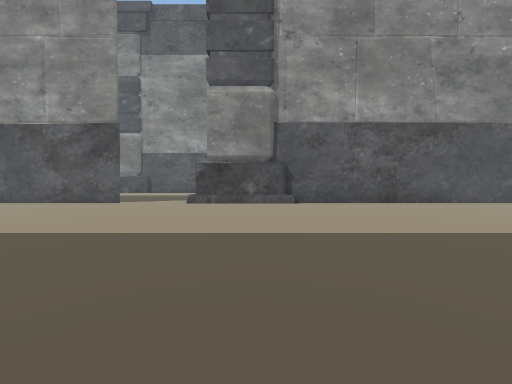
View 1 (above)

23 first-person views from a walk through a scene from a Unity 3-D project. The camera is 1.3 m above the floor, tilts 2° down and sees 90° across. The floor is counted in squares, 2 m on a side. Each view is taken from the middle of a square. On the plan, view 1 faces up. The plan holds only what a view shows up to about 9 squares ahead; the rest is blank. The place goes on beyond the plan. The player character is not drawn. Some animated figures are not drawn.

View 2
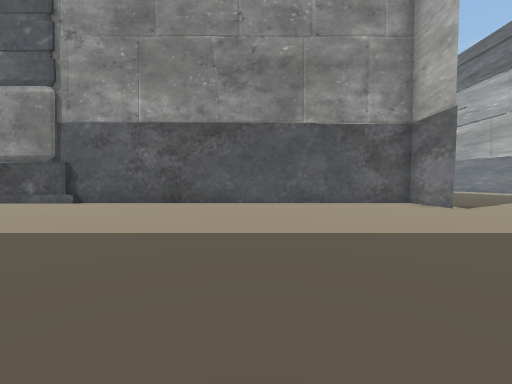

View 3
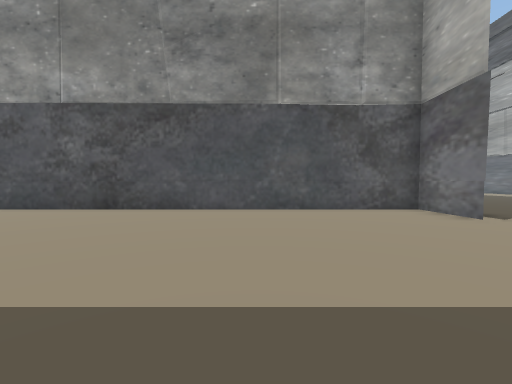

View 4
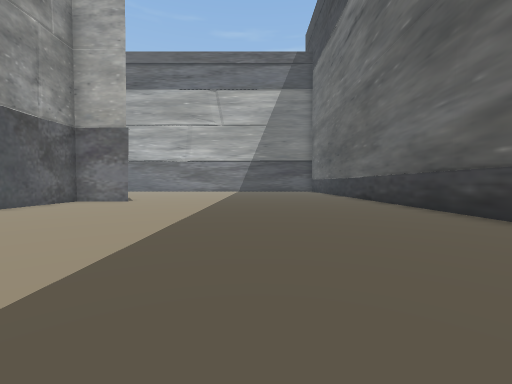

View 5
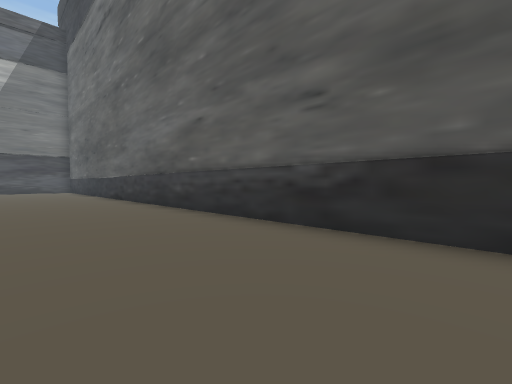

View 6
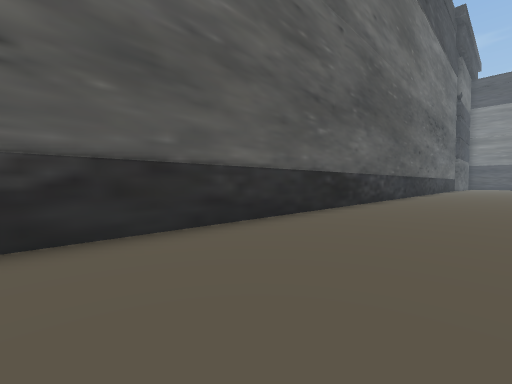

View 7
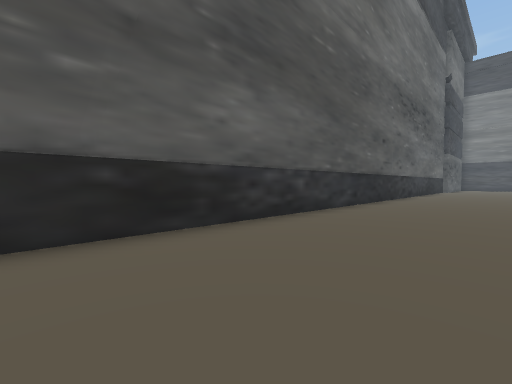

View 8
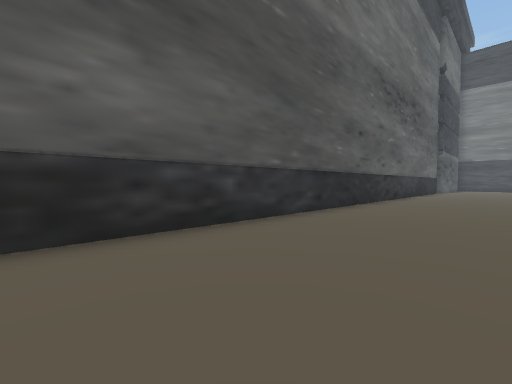

View 9
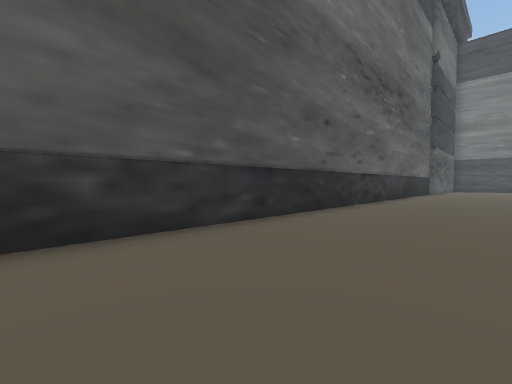

View 10
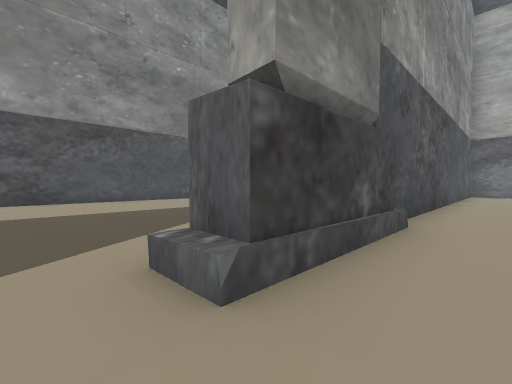

View 11
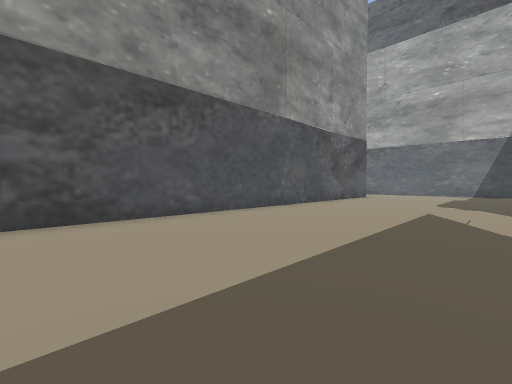

View 12
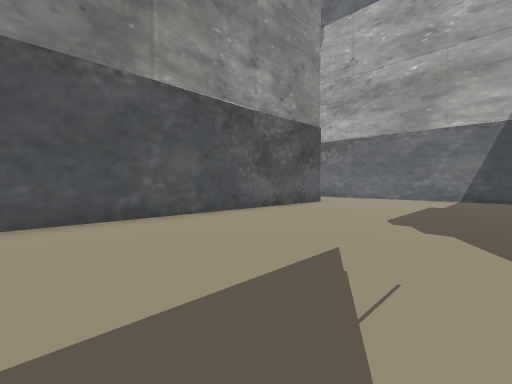

View 13
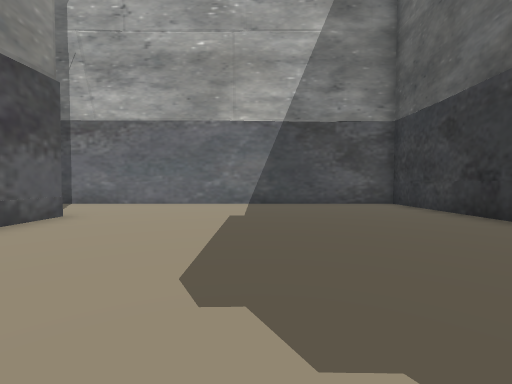

View 14
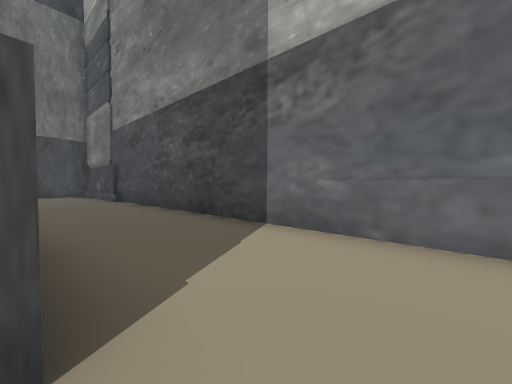

View 15
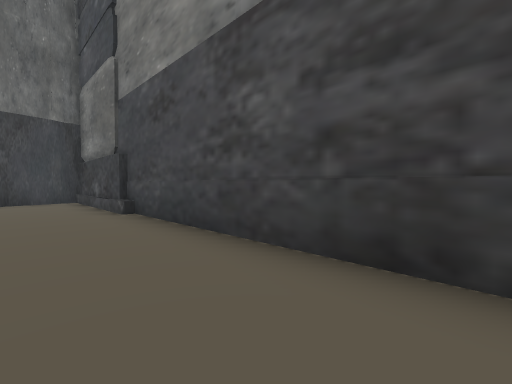

View 16
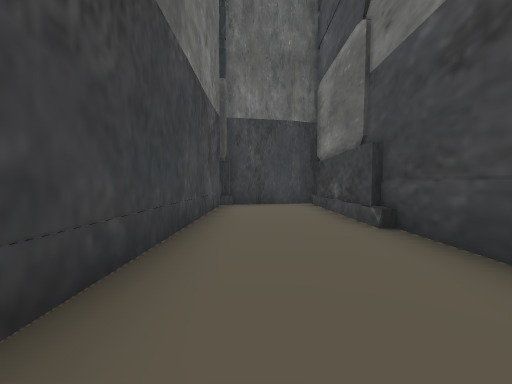

View 17
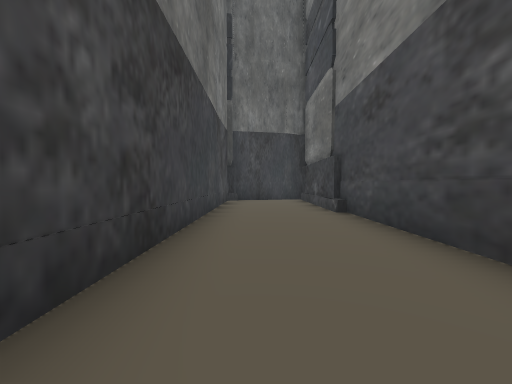

View 18
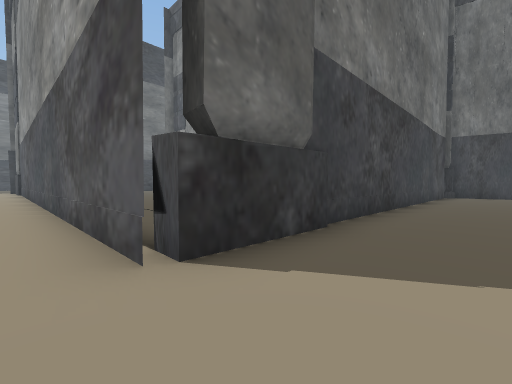

View 19
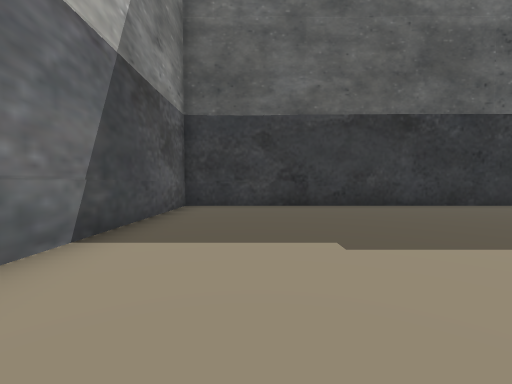

View 20
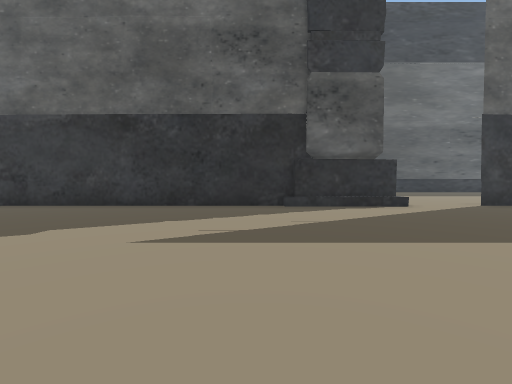

View 21
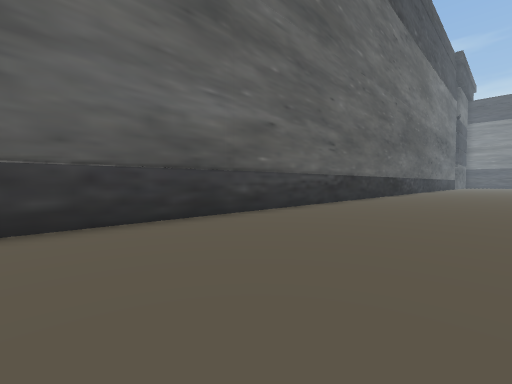

View 22
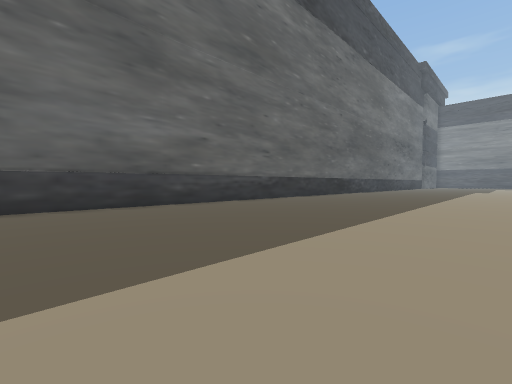

View 23
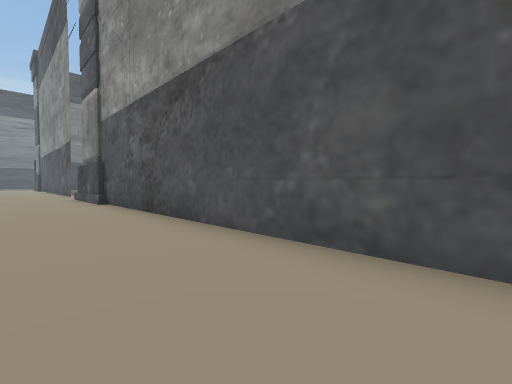

### Floor plan
Points are (right, up) in squares from view 1. A wall is a line through its corners. A room is listed if a view was taken in it or the views show most of it. See-through windows are left out.
Room 1 (views 1, 2, 3, 4, 5, 6, 7, 8, 9, 10, 21, 22, 23)
walls: (-1.9, 8.1) (-1.9, 9); (-4.4, 8.3) (-8.4, 8.3); (1.2, 8.1) (-2, 8.1) (-1.9, 8.8); (-14.5, -2.3) (12, -2.3); (12, 6.5) (12, 8.3) (0.9, 8.3)
low walls: (-2.2, 8.5) (-2.2, 8.9)
ways out: opening at (-3.5, 9) to room 2
Room 2 (views 11, 12, 13, 14, 15, 16, 17, 18, 19, 20)
walls: (-5.4, 8.7) (-4.4, 8.7); (-2.2, 8.9) (1.2, 8.9); (0.9, 8.7) (12, 8.7) (12, 26.1); (9, 17) (8.5, 17); (9, 16.8) (-3.1, 16.8); (11.8, 25.6) (11.8, 30.1) (9, 29.7) (9, 17) (8.6, 17.1)
ways out: opening at (-3.5, 9) to room 1

Positions as (right, up) in squares from view 1, and headings:
1: (0, 0), facing up
2: (7, 0), facing up
3: (8, 2), facing up
4: (3, 2), facing right
5: (2, 1), facing down-right
6: (4, 1), facing down-left
7: (-1, 1), facing down-left
8: (-3, 1), facing down-left
9: (-5, 1), facing down-left
10: (-3, 7), facing up-right
11: (-3, 12), facing up-right
12: (1, 12), facing up-right
13: (4, 13), facing right
14: (9, 16), facing up-right
15: (10, 20), facing up-right
16: (10, 22), facing up
17: (10, 20), facing up
18: (11, 16), facing up-left
19: (10, 16), facing down
20: (2, 16), facing down
21: (12, 2), facing down-left
22: (12, 5), facing down-left
23: (10, 6), facing up-left
